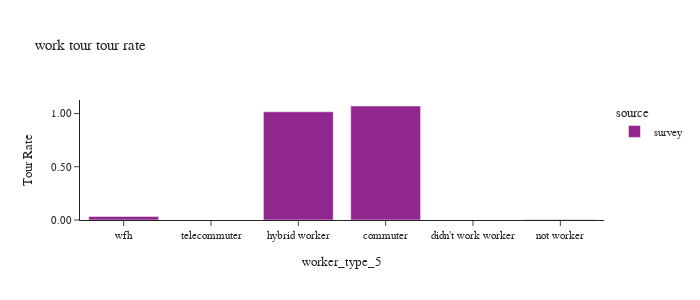

Notebook source saved alongside this figure:
### Code cell
df_plot = calc_rates(survey_person_day,'wktours')

plot_tour_rate(df_plot, 'wktours', "work tour tour rate")

### Figure 1 — Plotly figure (JSON) as saved in the notebook; plotly's stock layout.template omitted (floating-point values rounded to 4 significant figures)
{"data": [{"alignmentgroup": "True", "customdata": [[791800.0, 739800.0], [0.0, 293700.0], [192500.0, 189500.0], [7321.0, 1568000.0], [0.0, 158900.0], [7105.0, 212700.0]], "hovertemplate": "source=survey<br>worker_type_5=%{x}<br>wktours_rate=%{y}<br>wktours_wt=%{customdata[0]}<br>pdexpfac_sum=%{customdata[1]}<extra></extra>", "legendgroup": "survey", "marker": {"color": "#91268F", "pattern": {"shape": ""}}, "name": "survey", "offsetgroup": "survey", "orientation": "v", "showlegend": true, "textposition": "auto", "type": "bar", "x": ["commuter", "didn't work worker", "hybrid worker", "not worker", "telecommuter", "wfh"], "xaxis": "x", "y": [1.07, 0.0, 1.016, 0.00467, 0.0, 0.0334], "yaxis": "y"}], "layout": {"barmode": "group", "font": {"size": 11}, "height": 300, "legend": {"title": {"text": "source"}, "tracegroupgap": 0}, "title": {"text": "work tour tour rate"}, "width": 700, "xaxis": {"anchor": "y", "categoryarray": ["wfh", "telecommuter", "hybrid worker", "commuter", "didn't work worker"], "categoryorder": "array", "domain": [0.0, 1.0], "title": {"text": "worker_type_5"}}, "yaxis": {"anchor": "x", "domain": [0.0, 1.0], "tickformat": ".2f", "title": {"text": "Tour Rate"}}}}
